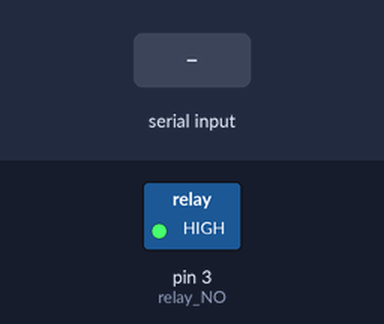
Bench run of a sketch on a simulated Arduino Uno, built with avr-gcc and run on an emulated ATmega328P. Shown: switched loads named in the sketch (green lamp = pin HIGH). Inputs (shaded band) come from the test bench.

Above: at 1.2 s.
1.3 s: "ON\n" received over Serial
At 1.31 s:
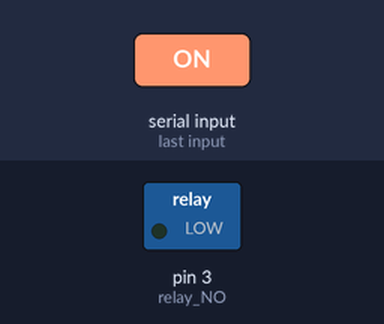
Timing chart, 0 to 4.3 s (numbered marks = the images above; inputs shaded):
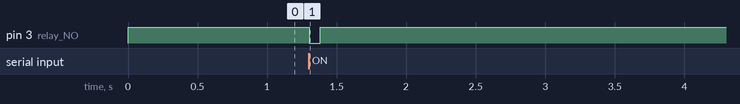

The sketch:

WireFeed.ino
```cpp
bool alreadyTriggered = false;

void setup() {
  Serial.begin(9600);
  pinMode(3, OUTPUT);         // relay NO, HIGH = ปิด, LOW = เปิด
  digitalWrite(3, HIGH);      // เริ่มต้นปิดไว้
}

void loop() {
  if (Serial.available()) {
    String cmd = Serial.readStringUntil('\n');
    cmd.trim();

    if (!alreadyTriggered && cmd == "ON") {
      digitalWrite(3, LOW);       // เปิดจ่ายลวด
      delay(80);                  // แค่ 50 มิลลิวินาที
      digitalWrite(3, HIGH);      // ปิดจ่ายลวด
      alreadyTriggered = true;    // ไม่ให้ทำซ้ำอีก
    }
  }
}
```

Measured:
- after the input at 1.3 s, pin 3 (relay_NO): HIGH → LOW at once, → HIGH 0.08 s later
